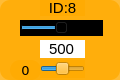
    <widget class="QWidget" name="widget_id1_8" native="true">
     <property name="geometry">
      <rect>
       <x>640</x>
       <y>30</y>
       <width>120</width>
       <height>80</height>
      </rect>
     </property>
     <property name="styleSheet">
      <string notr="true">background-color: rgb(255, 170, 0, 200);
border-radius:10px;</string>
     </property>
     <widget class="QLabel" name="label_ID1_9">
      <property name="geometry">
       <rect>
        <x>40</x>
        <y>0</y>
        <width>45</width>
        <height>16</height>
       </rect>
      </property>
      <property name="minimumSize">
       <size>
        <width>0</width>
        <height>10</height>
       </size>
      </property>
      <property name="font">
       <font>
        <family>Arial</family>
        <pointsize>11</pointsize>
       </font>
      </property>
      <property name="styleSheet">
       <string notr="true">background-color: rgb(255, 255, 255， 0);
border-radius:0px;</string>
      </property>
      <property name="text">
       <string>ID:8</string>
      </property>
      <property name="alignment">
       <set>Qt::AlignCenter</set>
      </property>
     </widget>
     <widget class="QSlider" name="horizontalSlider_pulse_id8">
      <property name="geometry">
       <rect>
        <x>20</x>
        <y>20</y>
        <width>83</width>
        <height>16</height>
       </rect>
      </property>
      <property name="autoFillBackground">
       <bool>false</bool>
      </property>
      <property name="styleSheet">
       <string notr="true">background-color: rgb(0, 0, 0);
border-radius:0px;</string>
      </property>
      <property name="minimum">
       <number>0</number>
      </property>
      <property name="maximum">
       <number>1000</number>
      </property>
      <property name="pageStep">
       <number>1</number>
      </property>
      <property name="value">
       <number>500</number>
      </property>
      <property name="orientation">
       <enum>Qt::Horizontal</enum>
      </property>
     </widget>
     <widget class="QSlider" name="horizontalSlider_dev_id8">
      <property name="geometry">
       <rect>
        <x>40</x>
        <y>60</y>
        <width>45</width>
        <height>18</height>
       </rect>
      </property>
      <property name="styleSheet">
       <string notr="true">background-color: rgb(255, 255, 255， 0);</string>
      </property>
      <property name="minimum">
       <number>-125</number>
      </property>
      <property name="maximum">
       <number>125</number>
      </property>
      <property name="pageStep">
       <number>1</number>
      </property>
      <property name="orientation">
       <enum>Qt::Horizontal</enum>
      </property>
     </widget>
     <widget class="QLabel" name="label_id8">
      <property name="geometry">
       <rect>
        <x>10</x>
        <y>60</y>
        <width>31</width>
        <height>20</height>
       </rect>
      </property>
      <property name="minimumSize">
       <size>
        <width>0</width>
        <height>10</height>
       </size>
      </property>
      <property name="font">
       <font>
        <family>DejaVu Sans</family>
        <pointsize>10</pointsize>
       </font>
      </property>
      <property name="styleSheet">
       <string notr="true">background-color: rgb(255, 255, 255， 0);</string>
      </property>
      <property name="text">
       <string>0</string>
      </property>
      <property name="alignment">
       <set>Qt::AlignCenter</set>
      </property>
     </widget>
     <widget class="QLineEdit" name="lineEdit_id8">
      <property name="geometry">
       <rect>
        <x>40</x>
        <y>40</y>
        <width>45</width>
        <height>18</height>
       </rect>
      </property>
      <property name="sizePolicy">
       <sizepolicy hsizetype="Fixed" vsizetype="Fixed">
        <horstretch>0</horstretch>
        <verstretch>0</verstretch>
       </sizepolicy>
      </property>
      <property name="font">
       <font>
        <family>Arial</family>
        <pointsize>11</pointsize>
       </font>
      </property>
      <property name="autoFillBackground">
       <bool>false</bool>
      </property>
      <property name="styleSheet">
       <string notr="true">background-color: rgb(255, 255, 255);
border-radius:0px;</string>
      </property>
      <property name="text">
       <string>500</string>
      </property>
      <property name="maxLength">
       <number>1000</number>
      </property>
      <property name="alignment">
       <set>Qt::AlignCenter</set>
      </property>
      <property name="dragEnabled">
       <bool>false</bool>
      </property>
      <property name="readOnly">
       <bool>false</bool>
      </property>
     </widget>
    </widget>
